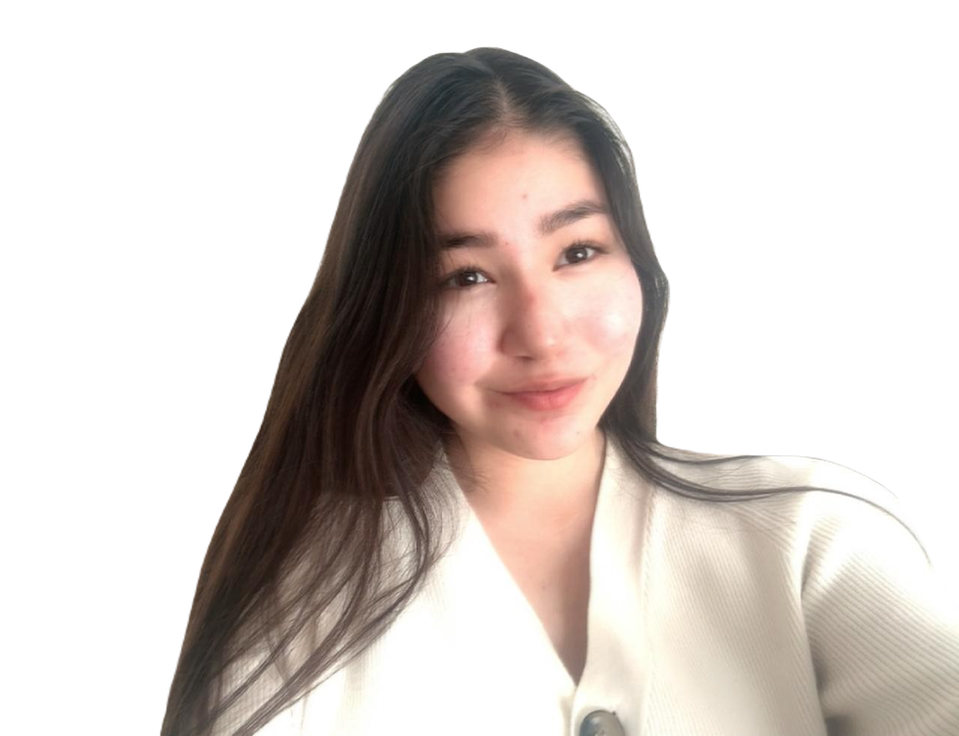
#> input picture merei.png, 959 x 736 px, shrunk from 1280 x 982 before the run
$ python hehe.py
#> lines starting #> are read from the running program, lines starting #| are printed output that depends on the picture
from PIL import Image
merei = Image.open('merei.png')
#> merei is the input picture: PIL image 959x736 RGBA; mean R, G, B, A 80, 71.7, 67.1, 120.3
Korea = Image.open('unist.jpeg')
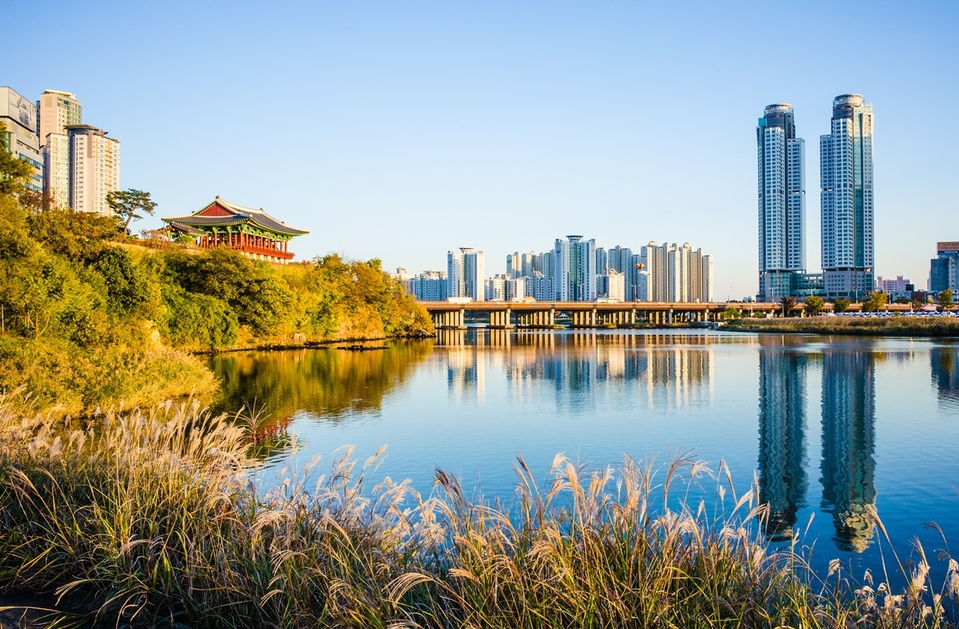
#> input picture unist.jpeg, 959 x 629 px, shrunk from 1280 x 840 before the run
#> Korea is the input picture: PIL image 959x629 RGB; mean R, G, B 145, 154.8, 148.6
Korea.paste(merei,(0,0), merei)
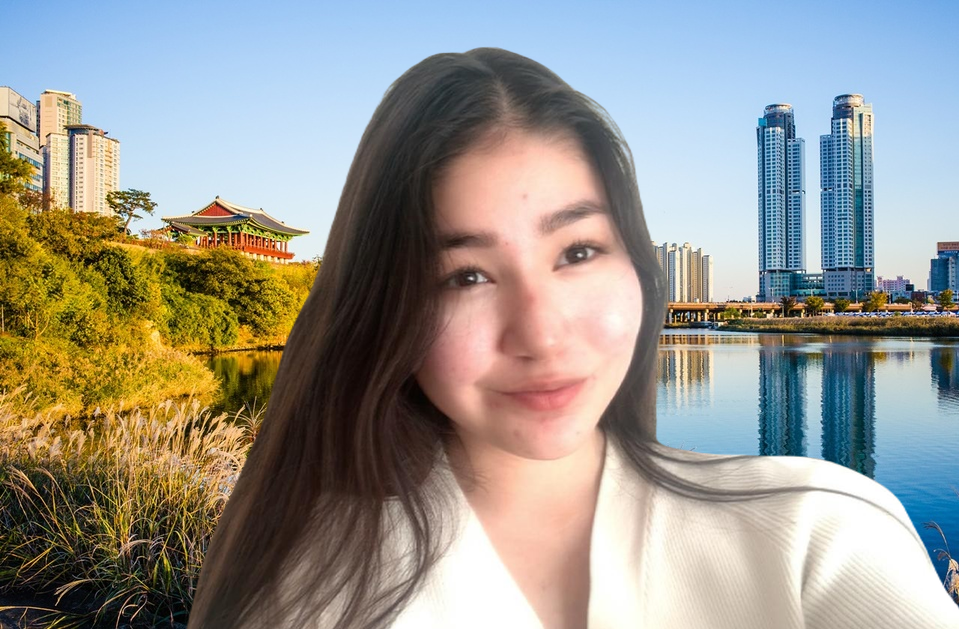
#> Korea: PIL image 959x629 RGB; mean R, G, B 151.7, 149.6, 142.5
Korea.save('in unist.jpg')
